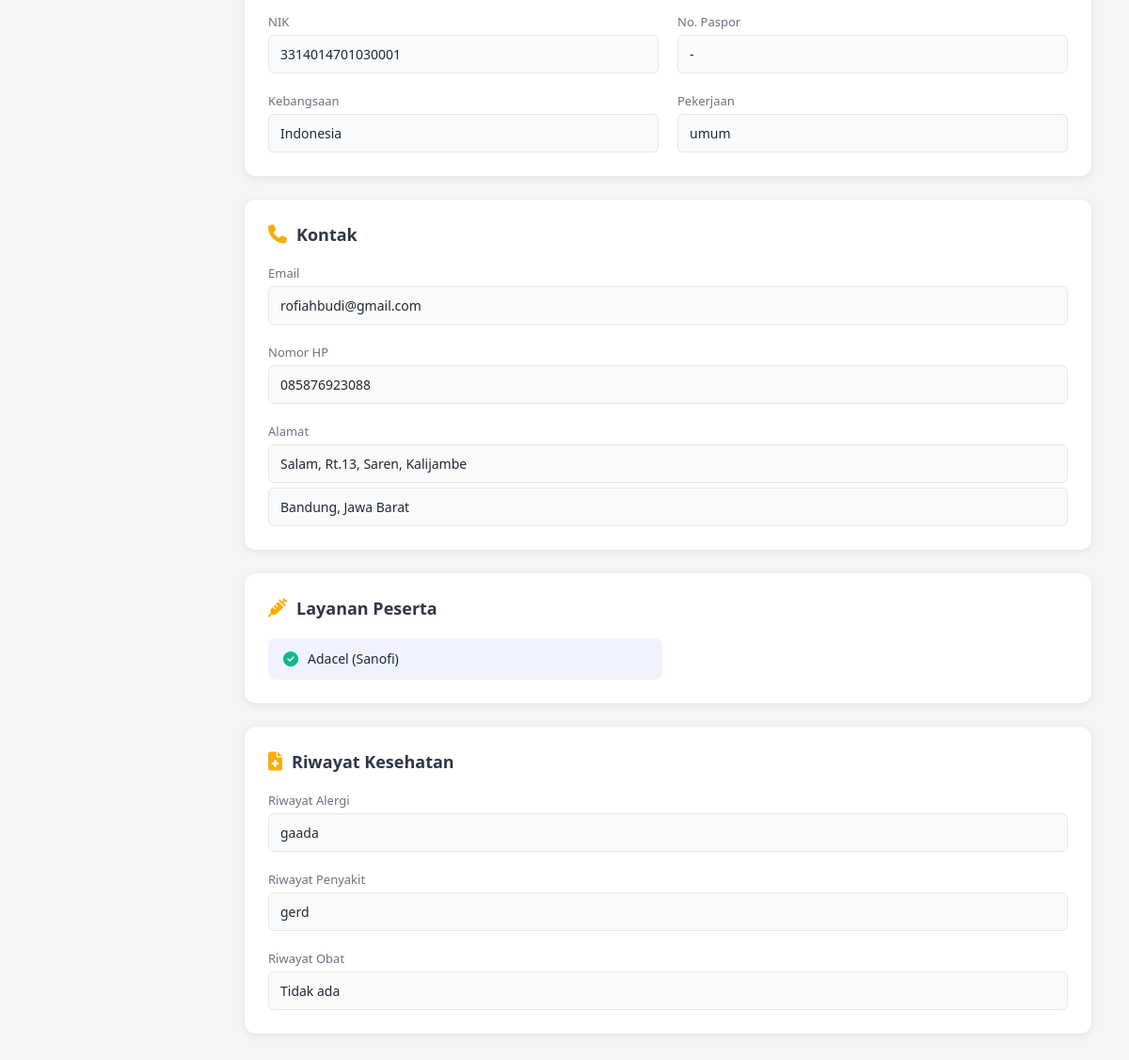
The app's page /admin/booking_detail.php?id=78 (lower part), older data.
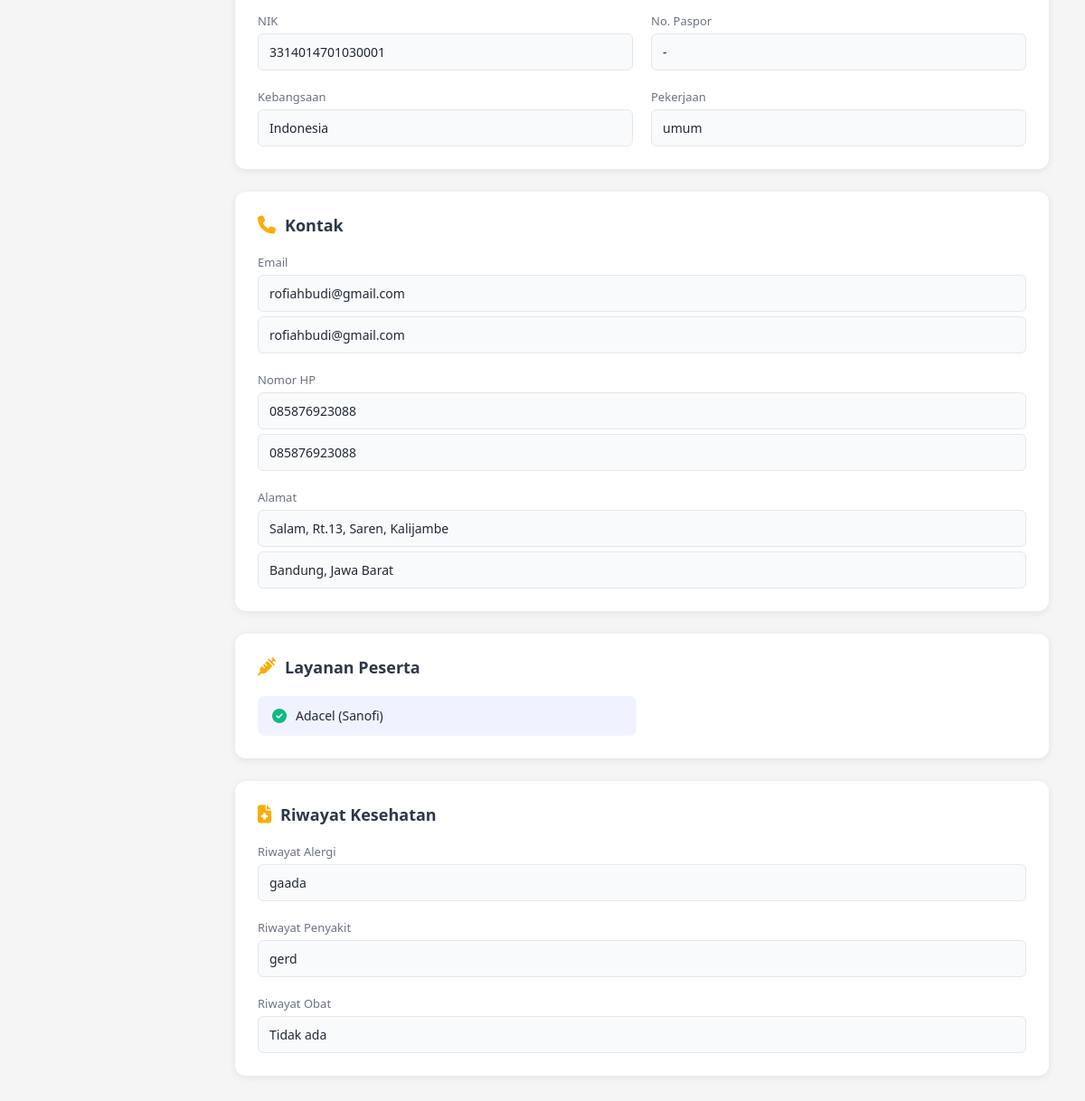
The same page, newer data.
### tables this page shows
CREATE TABLE `bookings` (
  `id` int NOT NULL,
  `parent_id` int DEFAULT NULL,
  `patient_id` int NOT NULL,
  `service_type` enum('Home Service','In Clinic') NOT NULL,
  `nomor_antrian` varchar(20) NOT NULL,
  `tanggal_booking` date NOT NULL,
  `waktu_booking` time NOT NULL,
  `status` enum('pending','confirmed','completed','cancelled') DEFAULT 'pending',
  `catatan` text,
  `created_at` datetime NOT NULL,
  `updated_at` datetime DEFAULT CURRENT_TIMESTAMP ON UPDATE CURRENT_TIMESTAMP,
  `doctor_id` int DEFAULT NULL,
  `payment_status` enum('unpaid','paid') DEFAULT 'unpaid',
  `tindakan_selesai` tinyint(1) DEFAULT '0'
);

CREATE TABLE `patients` (
  `id` int NOT NULL,
  `no_rekam_medis` varchar(20) NOT NULL,
  `nama_lengkap` varchar(100) NOT NULL,
  `nama_panggilan` varchar(50) DEFAULT NULL,
  `tanggal_lahir` date NOT NULL,
  `usia` int DEFAULT NULL,
  `kategori_usia` enum('Anak','Dewasa') NOT NULL,
  `jenis_kelamin` enum('L','P') NOT NULL,
  `nik` varchar(16) DEFAULT NULL,
  `paspor` varchar(20) DEFAULT NULL,
  `kebangsaan` varchar(50) DEFAULT 'Indonesia',
  `pekerjaan` varchar(100) DEFAULT NULL,
  `nama_wali` varchar(100) DEFAULT NULL,
  `riwayat_alergi` text,
  `riwayat_penyakit` text,
  `riwayat_obat` text,
  `pelayanan` varchar(50) NOT NULL,
  `created_at` timestamp NOT NULL DEFAULT CURRENT_TIMESTAMP,
  `updated_at` timestamp NOT NULL DEFAULT CURRENT_TIMESTAMP ON UPDATE CURRENT_TIMESTAMP
);

CREATE TABLE `patient_emails` (
  `id` int NOT NULL,
  `patient_id` int NOT NULL,
  `email` varchar(100) NOT NULL,
  `is_primary` tinyint(1) DEFAULT '0'
);

CREATE TABLE `patient_phones` (
  `id` int NOT NULL,
  `patient_id` int NOT NULL,
  `phone` varchar(20) NOT NULL,
  `is_primary` tinyint(1) DEFAULT '0'
);

CREATE TABLE `patient_addresses` (
  `id` int NOT NULL,
  `patient_id` int NOT NULL,
  `alamat` text NOT NULL,
  `provinsi` varchar(100) DEFAULT NULL,
  `kota` varchar(100) DEFAULT NULL,
  `is_primary` tinyint(1) DEFAULT '0'
);

CREATE TABLE `booking_services` (
  `id` int NOT NULL,
  `parent_booking_id` int DEFAULT NULL,
  `booking_id` int NOT NULL,
  `patient_id` int DEFAULT NULL,
  `nama_layanan` varchar(100) NOT NULL,
  `created_at` datetime DEFAULT CURRENT_TIMESTAMP,
  `service_id` int DEFAULT NULL,
  `harga` int DEFAULT '0',
  `diskon` int DEFAULT '0',
  `diskon_tipe` enum('persen','nilai') DEFAULT 'nilai',
  `total` int DEFAULT '0'
);

### admin/booking_detail.php (the view, shortened to what the changed rows need)
<?php
include "../config.php";
$booking_id = isset($_GET['id']) ? intval($_GET['id']) : 0;
$sql = "
SELECT
    b.id AS booking_id,
    b.*,
    p.id AS patient_id,
    p.*
FROM bookings b
JOIN patients p ON b.patient_id = p.id
WHERE b.id = ? OR b.parent_id = ?
ORDER BY CASE WHEN b.id = ? THEN 0 ELSE 1 END
";
$stmt = $conn->prepare($sql);
$stmt->bind_param("iii", $booking_id, $booking_id, $booking_id);
$stmt->execute();
$participants = $stmt->get_result()->fetch_all(MYSQLI_ASSOC);
?>
<!DOCTYPE html>
<html lang="id">
<head>
    <link rel="stylesheet" href="css/admin.css">
    <link rel="stylesheet" href="css/detail.css">
    <link rel="stylesheet" href="css/reschedule.css">
    <link rel="stylesheet" href="css/sidebar-toggle.css">
    <link rel="stylesheet" href="https://cdnjs.cloudflare.com/ajax/libs/font-awesome/6.4.0/css/all.min.css">
</head>
<body>
    <div class="main-content">
        <div class="detail-layout">
            <div class="detail-container">
                <?php foreach ($participants as $index => $p): ?>
                <div class="participant-panel <?= $index == 0 ? 'active' : '' ?>"
                    id="participant-<?= $index ?>"
                    data-booking-id="<?= $p['id'] ?>"
                    data-patient-id="<?= $p['patient_id'] ?>">
                    <div class="detail-section">
                        <div class="detail-grid">
                            <div class="detail-item">
                                <label>NIK</label>
                                <p><?= htmlspecialchars($p['nik'] ?: '-'); ?></p>
                            </div>
                            <div class="detail-item">
                                <label>No. Paspor</label>
                                <p><?= htmlspecialchars($p['paspor'] ?: '-'); ?></p>
                            </div>
                            <div class="detail-item">
                                <label>Kebangsaan</label>
                                <p><?= htmlspecialchars($p['kebangsaan']); ?></p>
                            </div>
                            <div class="detail-item">
                                <label>Pekerjaan</label>
                                <p><?= htmlspecialchars($p['pekerjaan'] ?: '-'); ?></p>
                            </div>
                        </div>
                    </div>
                    <div class="detail-section">
                        <h2><i class="fas fa-phone"></i> Kontak</h2>
                        <div class="detail-grid">
                            <div class="detail-item full-width">
                                <label>Email</label>
                                <?php
                                $sql_emails = "SELECT email FROM patient_emails WHERE patient_id = ?";
                                $stmt_e = $conn->prepare($sql_emails);
                                $stmt_e->bind_param("i", $p['patient_id']);
                                $stmt_e->execute();
                                $emails = $stmt_e->get_result();
                                ?>
                                <?php while ($e = $emails->fetch_assoc()): ?>
                                    <p><?= htmlspecialchars($e['email']) ?></p>
                                <?php endwhile; ?>
                            </div>
                            <div class="detail-item full-width">
                                <label>Nomor HP</label>
                                <?php
                                $sql_phones = "SELECT phone FROM patient_phones WHERE patient_id = ?";
                                $stmt_p = $conn->prepare($sql_phones);
                                $stmt_p->bind_param("i", $p['patient_id']);
                                $stmt_p->execute();
                                $phones = $stmt_p->get_result();
                                ?>
                                <?php while ($ph = $phones->fetch_assoc()): ?>
                                    <p><?= htmlspecialchars($ph['phone']) ?></p>
                                <?php endwhile; ?>
                            </div>
                            <div class="detail-item full-width">
                                <label>Alamat</label>
                                <?php
                                $sql_addr = "SELECT * FROM patient_addresses
                                            WHERE patient_id = ? AND is_primary = 1 LIMIT 1";
                                $stmt_a = $conn->prepare($sql_addr);
                                $stmt_a->bind_param("i", $p['patient_id']);
                                $stmt_a->execute();
                                $address = $stmt_a->get_result()->fetch_assoc();
                                ?>
                                <?php if ($address): ?>
                                    <p><?= htmlspecialchars($address['alamat']) ?></p>
                                    <p><?= htmlspecialchars($address['kota']) ?>,
                                    <?= htmlspecialchars($address['provinsi']) ?></p>
                                <?php else: ?>
                                    <p>-</p>
                                <?php endif; ?>
                            </div>
                        </div>
                    </div>
                    <div class="detail-section">
                        <h2><i class="fas fa-syringe"></i> Layanan Peserta</h2>
                        <?php
                        $sql_srv = "
                            SELECT nama_layanan
                            FROM booking_services
                            WHERE booking_id = ?
                            AND patient_id = ?
                        ";
                        $stmt_srv = $conn->prepare($sql_srv);
                        $stmt_srv->bind_param("ii",
                            $p['booking_id'],
                            $p['patient_id']
                        );
                        $stmt_srv->execute();
                        $services = $stmt_srv->get_result();
                        ?>
                        <div class="services-grid">
                            <?php if ($services->num_rows > 0): ?>
                                <?php while ($srv = $services->fetch_assoc()): ?>
                                    <div class="service-item">
                                        <i class="fas fa-check-circle"></i>
                                        <?= htmlspecialchars($srv['nama_layanan']) ?>
                                    </div>
                                <?php endwhile; ?>
                            <?php else: ?>
                                <p>- Tidak ada layanan</p>
                            <?php endif; ?>
                        </div>
                    </div>
                    <div class="detail-section">
                        <h2><i class="fas fa-file-medical"></i> Riwayat Kesehatan</h2>
                        <div class="detail-grid">
                            <div class="detail-item full-width">
                                <label>Riwayat Alergi</label>
                                <p><?= htmlspecialchars($p['riwayat_alergi'] ?: 'Tidak ada') ?></p>
                            </div>
                            <div class="detail-item full-width">
                                <label>Riwayat Penyakit</label>
                                <p><?= htmlspecialchars($p['riwayat_penyakit'] ?: 'Tidak ada') ?></p>
                            </div>
                            <div class="detail-item full-width">
                                <label>Riwayat Obat</label>
                                <p><?= htmlspecialchars($p['riwayat_obat'] ?: 'Tidak ada') ?></p>
                            </div>
                        </div>
                    </div>
                </div>
                <?php endforeach; ?>
            </div>
        </div>
    </div>
</body>
</html>

Row changes from the older to the newer data that the page shows:
added patient_emails: email "rofiahbudi@gmail.com"
added patient_phones: phone "085876923088"
